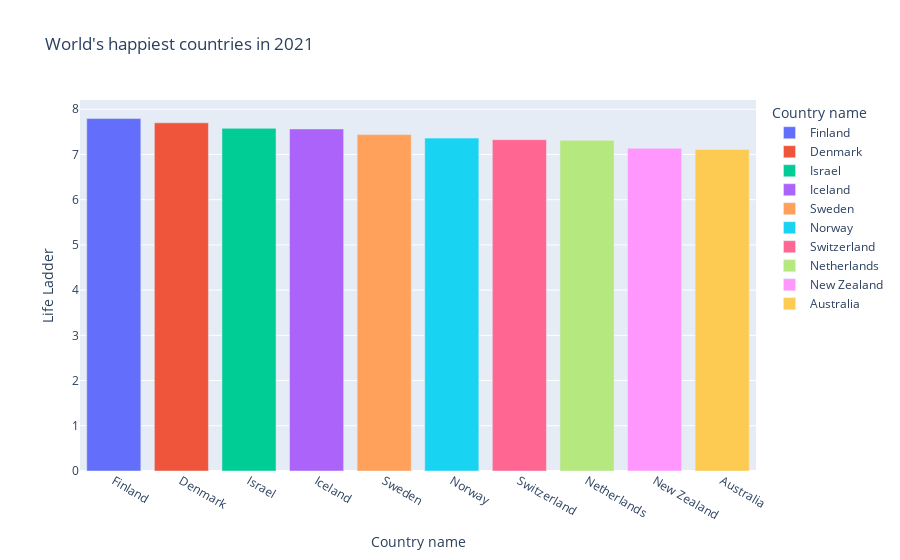

Notebook code cell kept with this figure:
### Code cell
fig = px.bar(top10, 
             x="Country name", 
             y="Life Ladder", 
             color="Country name", 
             title="World's happiest countries in 2021")
fig.show()

### Figure 1 — Plotly figure (JSON) as saved in the notebook; plotly's stock layout.template omitted (floating-point values rounded to 4 significant figures)
{"data": [{"alignmentgroup": "True", "hovertemplate": "Country name=%{x}<br>Life Ladder=%{y}<extra></extra>", "legendgroup": "Finland", "marker": {"color": "#636efa", "pattern": {"shape": ""}}, "name": "Finland", "offsetgroup": "Finland", "orientation": "v", "showlegend": true, "textposition": "auto", "type": "bar", "x": ["Finland"], "xaxis": "x", "y": [7.794], "yaxis": "y"}, {"alignmentgroup": "True", "hovertemplate": "Country name=%{x}<br>Life Ladder=%{y}<extra></extra>", "legendgroup": "Denmark", "marker": {"color": "#EF553B", "pattern": {"shape": ""}}, "name": "Denmark", "offsetgroup": "Denmark", "orientation": "v", "showlegend": true, "textposition": "auto", "type": "bar", "x": ["Denmark"], "xaxis": "x", "y": [7.699], "yaxis": "y"}, {"alignmentgroup": "True", "hovertemplate": "Country name=%{x}<br>Life Ladder=%{y}<extra></extra>", "legendgroup": "Israel", "marker": {"color": "#00cc96", "pattern": {"shape": ""}}, "name": "Israel", "offsetgroup": "Israel", "orientation": "v", "showlegend": true, "textposition": "auto", "type": "bar", "x": ["Israel"], "xaxis": "x", "y": [7.578], "yaxis": "y"}, {"alignmentgroup": "True", "hovertemplate": "Country name=%{x}<br>Life Ladder=%{y}<extra></extra>", "legendgroup": "Iceland", "marker": {"color": "#ab63fa", "pattern": {"shape": ""}}, "name": "Iceland", "offsetgroup": "Iceland", "orientation": "v", "showlegend": true, "textposition": "auto", "type": "bar", "x": ["Iceland"], "xaxis": "x", "y": [7.565], "yaxis": "y"}, {"alignmentgroup": "True", "hovertemplate": "Country name=%{x}<br>Life Ladder=%{y}<extra></extra>", "legendgroup": "Sweden", "marker": {"color": "#FFA15A", "pattern": {"shape": ""}}, "name": "Sweden", "offsetgroup": "Sweden", "orientation": "v", "showlegend": true, "textposition": "auto", "type": "bar", "x": ["Sweden"], "xaxis": "x", "y": [7.439], "yaxis": "y"}, {"alignmentgroup": "True", "hovertemplate": "Country name=%{x}<br>Life Ladder=%{y}<extra></extra>", "legendgroup": "Norway", "marker": {"color": "#19d3f3", "pattern": {"shape": ""}}, "name": "Norway", "offsetgroup": "Norway", "orientation": "v", "showlegend": true, "textposition": "auto", "type": "bar", "x": ["Norway"], "xaxis": "x", "y": [7.362], "yaxis": "y"}, {"alignmentgroup": "True", "hovertemplate": "Country name=%{x}<br>Life Ladder=%{y}<extra></extra>", "legendgroup": "Switzerland", "marker": {"color": "#FF6692", "pattern": {"shape": ""}}, "name": "Switzerland", "offsetgroup": "Switzerland", "orientation": "v", "showlegend": true, "textposition": "auto", "type": "bar", "x": ["Switzerland"], "xaxis": "x", "y": [7.328], "yaxis": "y"}, {"alignmentgroup": "True", "hovertemplate": "Country name=%{x}<br>Life Ladder=%{y}<extra></extra>", "legendgroup": "Netherlands", "marker": {"color": "#B6E880", "pattern": {"shape": ""}}, "name": "Netherlands", "offsetgroup": "Netherlands", "orientation": "v", "showlegend": true, "textposition": "auto", "type": "bar", "x": ["Netherlands"], "xaxis": "x", "y": [7.314], "yaxis": "y"}, {"alignmentgroup": "True", "hovertemplate": "Country name=%{x}<br>Life Ladder=%{y}<extra></extra>", "legendgroup": "New Zealand", "marker": {"color": "#FF97FF", "pattern": {"shape": ""}}, "name": "New Zealand", "offsetgroup": "New Zealand", "orientation": "v", "showlegend": true, "textposition": "auto", "type": "bar", "x": ["New Zealand"], "xaxis": "x", "y": [7.137], "yaxis": "y"}, {"alignmentgroup": "True", "hovertemplate": "Country name=%{x}<br>Life Ladder=%{y}<extra></extra>", "legendgroup": "Australia", "marker": {"color": "#FECB52", "pattern": {"shape": ""}}, "name": "Australia", "offsetgroup": "Australia", "orientation": "v", "showlegend": true, "textposition": "auto", "type": "bar", "x": ["Australia"], "xaxis": "x", "y": [7.112], "yaxis": "y"}], "layout": {"barmode": "relative", "legend": {"title": {"text": "Country name"}, "tracegroupgap": 0}, "title": {"text": "World's happiest countries in 2021"}, "xaxis": {"anchor": "y", "categoryarray": ["Finland", "Denmark", "Israel", "Iceland", "Sweden", "Norway", "Switzerland", "Netherlands", "New Zealand", "Australia"], "categoryorder": "array", "domain": [0, 1], "title": {"text": "Country name"}}, "yaxis": {"anchor": "x", "domain": [0, 1], "title": {"text": "Life Ladder"}}}}
